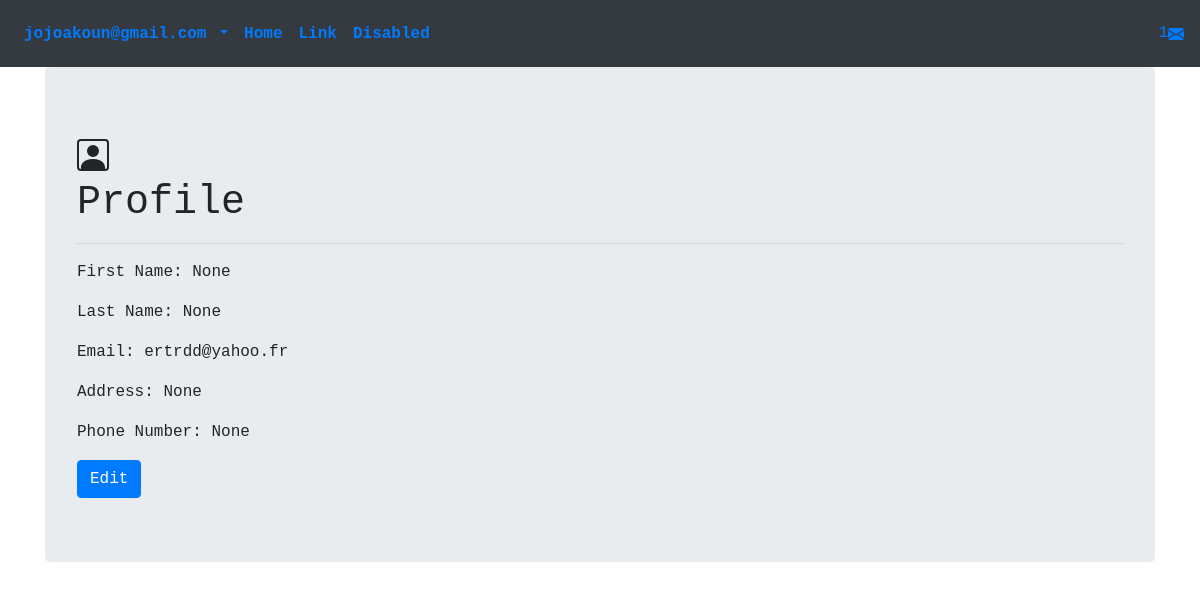
Screenshot of /accounts/show_user/5 (signed in) with the database file from the repository.
### accounts/models.py (models this page shows, shortened)
class User(AbstractBaseUser):
    email = models.EmailField(
        verbose_name='email address',
        max_length=255,
        unique=True,
    )
    is_active = models.BooleanField(default=True)
    staff = models.BooleanField(default=False) # a admin user; non super-user
    admin = models.BooleanField(default=False) # a superuser
    USERNAME_FIELD = 'email'
    REQUIRED_FIELDS = [] # Email & Password are required by default.
    objects = UserManager()

class Profile(models.Model):
    user = models.OneToOneField(User, on_delete=models.CASCADE,blank=True, null=True)
    first_name = models.CharField(max_length=30, blank=True, null=True)
    last_name = models.CharField(max_length=30, blank=True, null=True)
    address = models.CharField(max_length=30, blank=True, null=True)
    phone_number = models.CharField(max_length=30, blank=True, null=True)

### accounts/views.py (the view)
# urls.py: path('show_user/<int:id>',views.ShowUserView.as_view(),name='show_user'),
class ShowUserView(LoginRequiredMixin,AdminUserRequiredMixin,DetailView):
    template_name='accounts/show_user.html'
    def get_object(self):
        id = self.kwargs.get('id')
        return get_object_or_404(get_user_model(),pk=id)

### accounts/templates/accounts/show_user.html (shortened to what this page needs)
<!DOCTYPE html>
{% extends 'base.html' %}
{% load static %}
{% load bootstrap4 %}
{% block content %}
    <div class="container text-monospace">
        <div class="jumbotron">
			<h1>Profile</h1>
			<hr>
            <p>First Name: {{user.profile.first_name}}</p>
			<p>Last Name: {{user.profile.last_name}}</p>
			<p>Email: {{user.email}}</p>
            <p>Address: {{user.profile.address}}</p>
            <p>Phone Number: {{user.profile.phone_number}}</p>
            <a class="btn btn-primary" href="{% url 'accounts:edit_user' id=user.id%}">Edit</a>
        </div>
    </div>
{% endblock content %}

### templates/base.html (shortened to what this page needs)
<!DOCTYPE html>
{% load static %}
{% load bootstrap4 %}
<html lang="en">
<head>
	<link rel="stylesheet" href="https://stackpath.bootstrapcdn.com/bootstrap/4.5.0/css/bootstrap.min.css">
	<link rel="stylesheet" href="{% static 'css/main.css'%}">
</head>
<body>
	<nav class="navbar navbar-expand-lg navbar-primary bg-dark font-weight-bolder text-monospace">
		{% if request.user.is_authenticated %}
			<div class="collapse navbar-collapse " id="navbarSupportedContent">
				<ul class="navbar-nav mr-auto">
					<li class="nav-item dropdown">
						<a class="nav-link dropdown-toggle" href="#" id="navbarDropdown" role="button" data-toggle="dropdown" aria-haspopup="true" aria-expanded="false">
							{{request.user.email}}
						</a>
					</li>
					<li class="nav-item active">
					<a class="nav-link" href="{% url 'home'%}">Home <span class="sr-only">(current)</span></a>
					</li>
					<li class="nav-item active">
					<a class="nav-link" href="#">Link</a>
					</li>
					<li class="nav-item active">
					<a class="nav-link" href="#" tabindex="-1" aria-disabled="true">Disabled</a>
					</li>
				</ul>
				<div class="form-inline my-2 my-lg-3 text-primary h6 ">
					1
					</div>
			</div>
		{% endif %}
	</nav>
	{% block content %}
	{% endblock content %}
</body>
</html>

### rows the page displays
User: user.email "jojoakoun@gmail.com"
User: profile.first_name "None", profile.last_name "None", email "ertrdd@yahoo.fr", profile.address "None", profile.phone_number "None"
